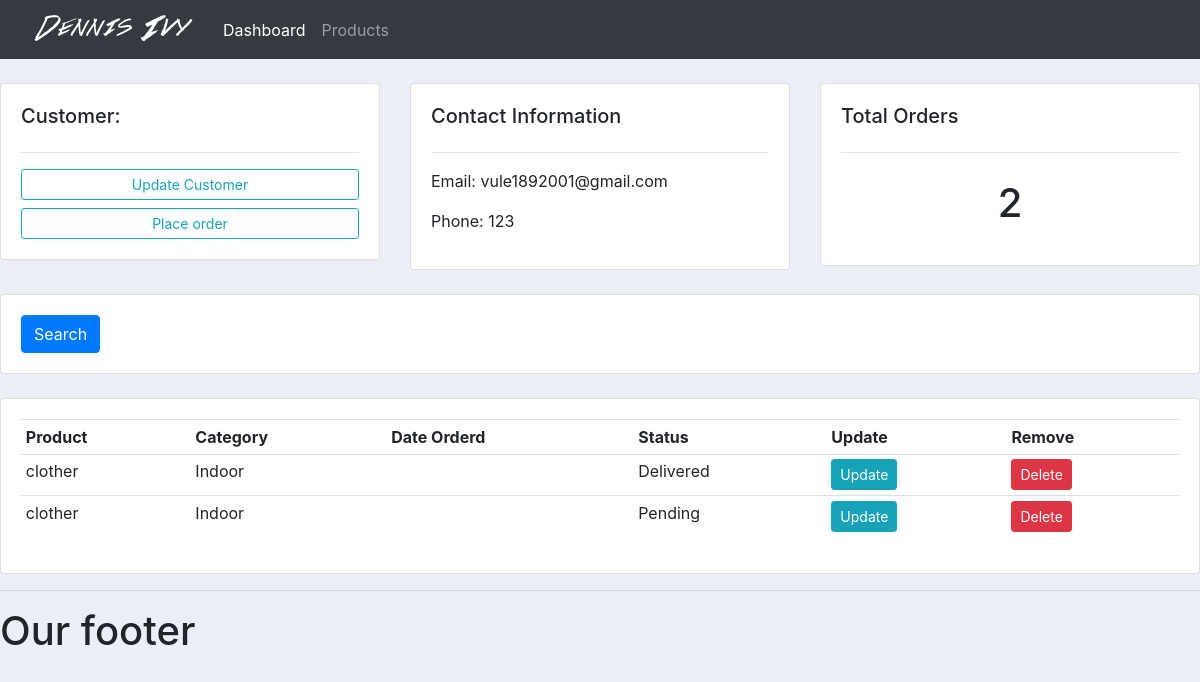
Before: /customer/1/ with the older database file.
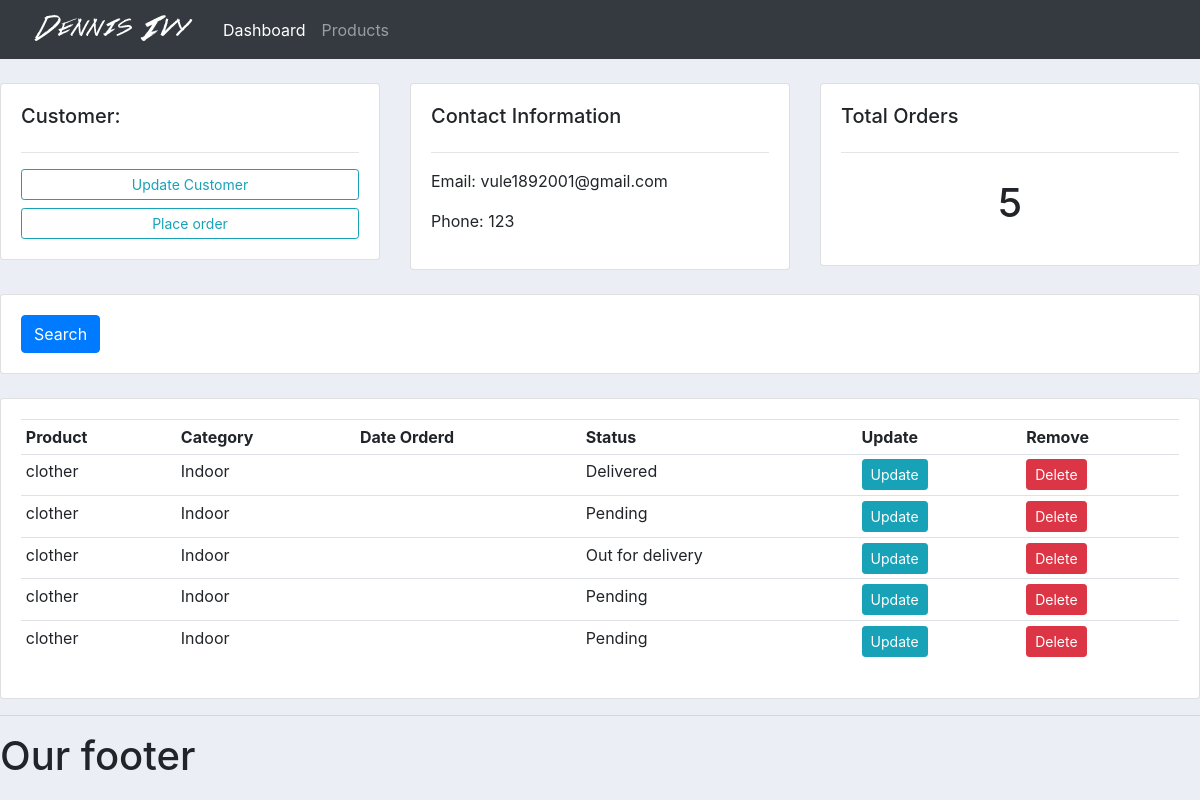
After: the same page with the newer database file.
### accounts/models.py (models this page shows, shortened)
class Order(models.Model):
    STATUS = (
        ('Pending', 'Pending'),
        ('Out for delivery', 'Out for delivery'),
        ('Delivered', 'Delivered'),
    )
    customer = models.ForeignKey(Customer, null=True, on_delete=models.SET_NULL)
    product = models.ForeignKey(Product, null=True, on_delete=models.SET_NULL)
    date_created = models.DateTimeField(auto_now_add=True, null=True)
    status = models.CharField(max_length=200, choices=STATUS, null=True)

class Product(models.Model):
    CATEGORY = (
        ('Indoor', 'Indoor'),
        ('Out Door', 'Out Door'),
    )
    name = models.CharField(max_length=200, null=True)
    price = models.FloatField(null=True)
    category = models.CharField(max_length=200, null=True, choices=CATEGORY)
    description = models.CharField(max_length=200, null=True, blank=True)
    date_created = models.DateTimeField(auto_now_add=True, null=True)
    tags = models.ManyToManyField(Tag)

### accounts/views.py (the view)
# urls.py: path('customer/<str:pk>/', views.customer, name='customer'),
def customer(request, pk):
    customer = Customer.objects.get(id=pk)
    orders = customer.order_set.all()
    order_count = orders.count()
    context = {'customer': customer, 'orders': orders, 'order_count': order_count}
    return render(request, 'accounts/customer.html', context)

### accounts/templates/accounts/customer.html
{%  extends 'accounts/main.html' %}
{% block content %}
	<br>
<div class="row">
	<div class="col-md">
		<div class="card card-body">
			<h5>Customer:</h5>
			<hr>
			<a class="btn btn-outline-info  btn-sm btn-block" href="">Update Customer</a>
			<a class="btn btn-outline-info  btn-sm btn-block" href="{% url 'create_order' customer.id %}">Place order</a>
		</div>
	</div>
	<div class="col-md">
		<div class="card card-body">
			<h5>Contact Information</h5>
			<hr>
			<p>Email: {{ customer.email }}</p>
			<p>Phone: {{ customer.phone }}</p>
		</div>
	</div>
	<div class="col-md">
		<div class="card card-body">
			<h5>Total Orders</h5>
			<hr>
			<h1 style="text-align: center;padding-top: 10px;padding-right: 10px;padding-left: 10px;padding-bottom: 10px;">{{ order_count }}</h1>
		</div>
	</div>
</div>
<br>
<div class="row">
	<div class="col">
		<div class="card card-body">
			<form method="get">
		    <button class="btn btn-primary" type="submit">Search</button>
		  </form>
		</div>
	</div>
</div>
<br>
<div class="row">
	<div class="col-md">
		<div class="card card-body">
			<table class="table table-sm">
				<tr>
					<th>Product</th>
					<th>Category</th>
					<th>Date Orderd</th>
					<th>Status</th>
					<th>Update</th>
					<th>Remove</th>
				</tr>
                {% for order in orders %}
                <tr>
                    <td>{{ order.product.name }}</td>
                    <td>{{ order.product.category }}</td>
                    <td>{{ order.date_ordered }}</td>
                    <td>{{ order.status }}</td>
                    <td><a class="btn btn-sm btn-info" href="{% url 'update_order' order.id %}">Update</a></td>
                    <td><a class="btn btn-sm btn-danger" href="{% url 'delete_order' order.id%}">Delete</a></td>
                {% endfor %}
			</table>
		</div>
	</div>
</div>
{% endblock %}

Changed rows visible on the page:
added Order: product.name "clother", product.category "Indoor", status "Out for delivery"
added Order: product.name "clother", product.category "Indoor", status "Pending"
added Order: product.name "clother", product.category "Indoor", status "Pending"
Other visible differences:
{{ order_count }}: "2" → "5"
